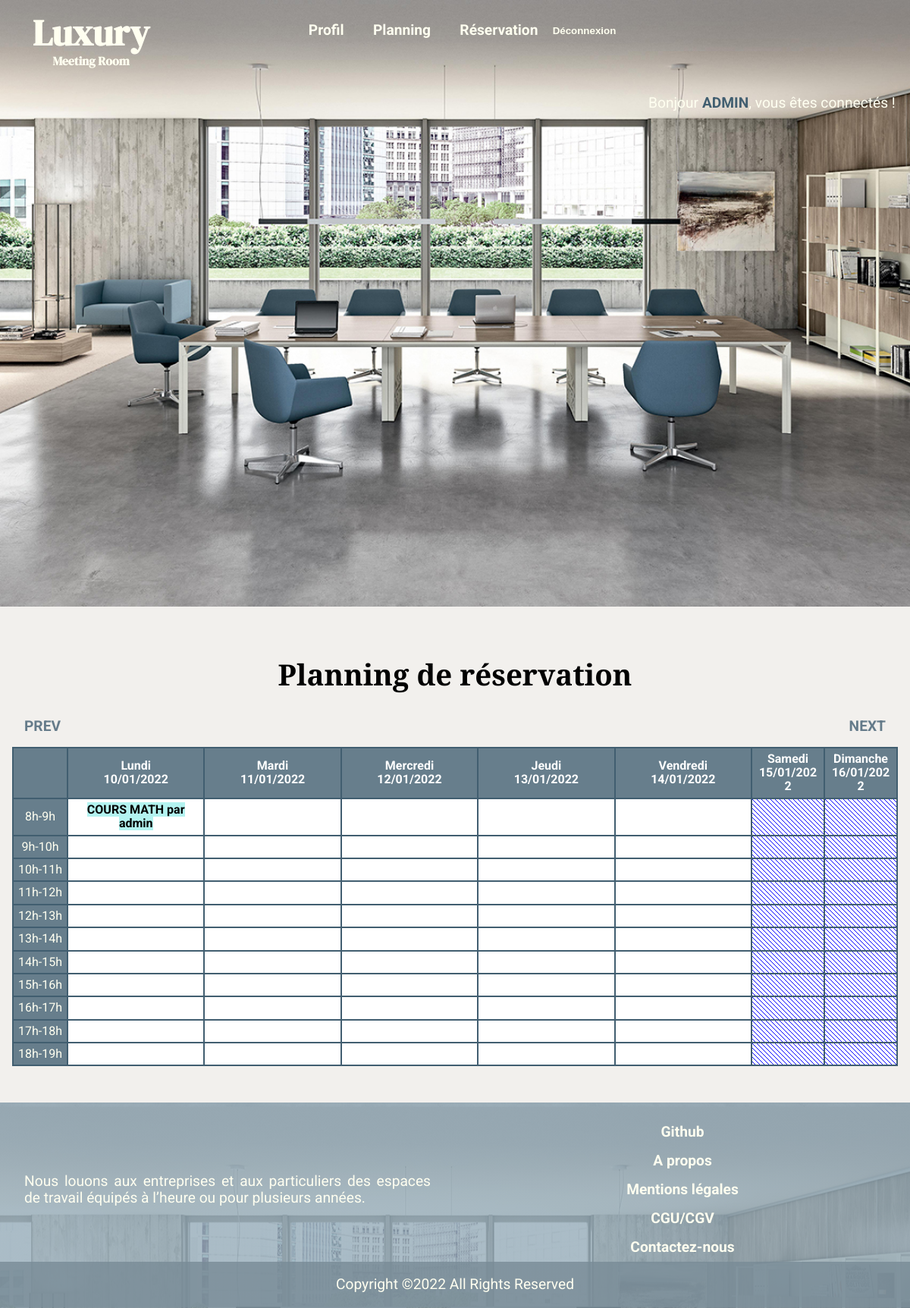
Page /view/planning.php (signed in) on the earlier database version.
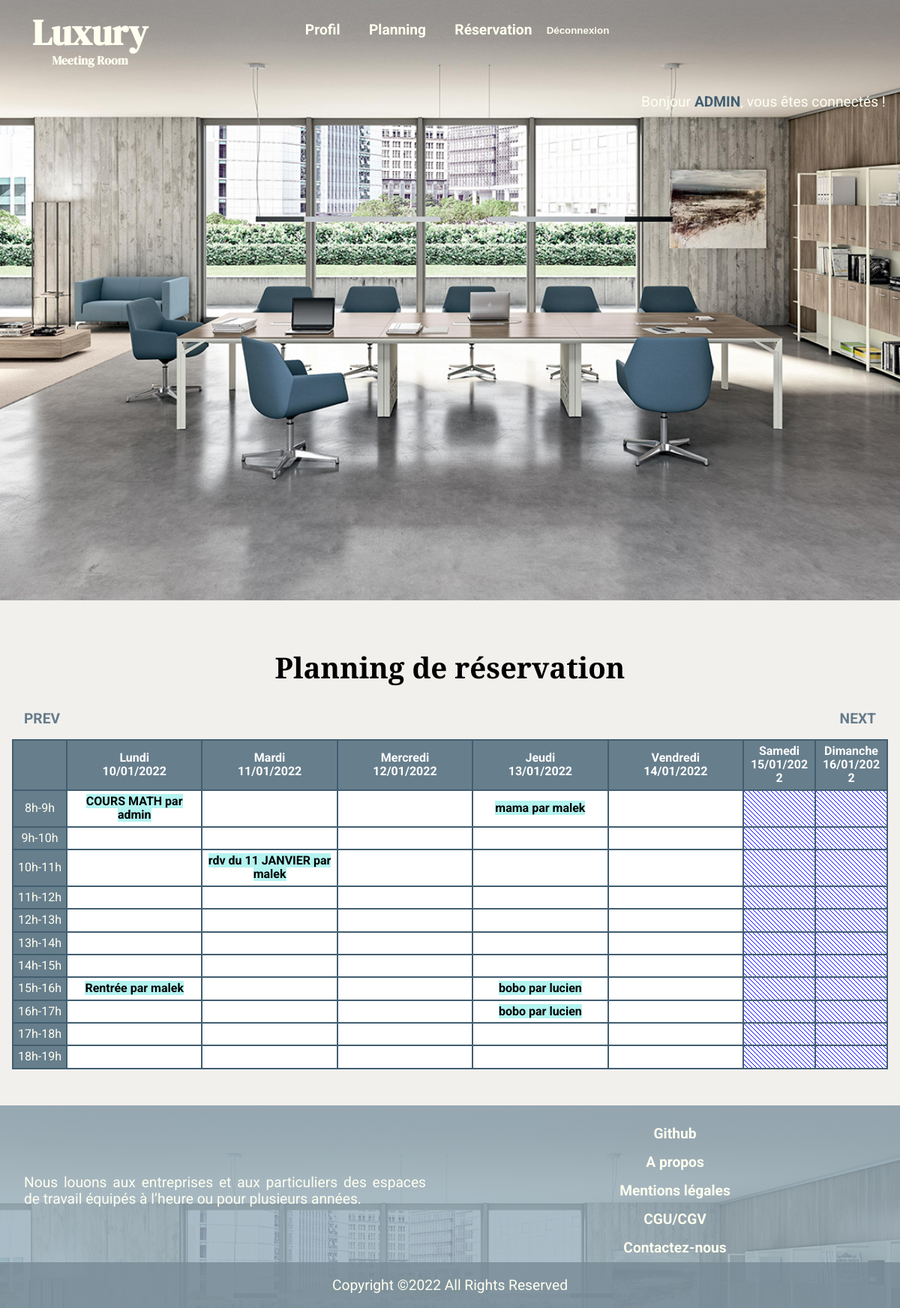
Same page on the later database version.
### tables this page shows
CREATE TABLE IF NOT EXISTS `reservations` (
  `id` int(11) NOT NULL AUTO_INCREMENT,
  `titre` varchar(255) NOT NULL,
  `description` text NOT NULL,
  `debut` datetime NOT NULL,
  `fin` datetime NOT NULL,
  `id_utilisateur` int(11) NOT NULL,
  PRIMARY KEY (`id`)
);

CREATE TABLE IF NOT EXISTS `utilisateurs` (
  `id` int(11) NOT NULL AUTO_INCREMENT,
  `login` varchar(255) NOT NULL,
  `password` varchar(255) NOT NULL,
  PRIMARY KEY (`id`)
);

### traitements/page-traitement/traitement-planning.php (called while the page is built, shortened)
<?php
require ('bdd.php');
if(isset($_GET['week'])) {
    $week = $_GET['week'];
    if($week>0) {
        $req = mysqli_query($bdd, "SELECT debut, fin, titre, login, reservations.id FROM reservations
        INNER JOIN utilisateurs ON reservations.id_utilisateur = utilisateurs.id WHERE WEEK(debut)=WEEK(NOW() + INTERVAL $week WEEK)");
    }
    if($week<0) {
        $newweek = substr($week,1);
        $req = mysqli_query($bdd, "SELECT debut, fin, titre, login, reservations.id FROM reservations
        INNER JOIN utilisateurs ON reservations.id_utilisateur = utilisateurs.id WHERE WEEK(debut)=WEEK(NOW() - INTERVAL $newweek WEEK)");
    }
    elseif($week==0) {
        $req = mysqli_query($bdd, "SELECT debut, fin, titre, login, reservations.id FROM reservations
        INNER JOIN utilisateurs ON reservations.id_utilisateur = utilisateurs.id WHERE WEEK(debut)=WEEK(NOW())");
    }
}
else {
    $req = mysqli_query($bdd, "SELECT debut, fin, titre, login, reservations.id FROM reservations
    INNER JOIN utilisateurs ON reservations.id_utilisateur = utilisateurs.id WHERE WEEK(debut)=WEEK(NOW())");
}
$res = mysqli_fetch_all($req, MYSQLI_ASSOC);
?>

### view/planning.php (the view, shortened to what the changed rows need)
<?php
require ('../traitements/page-traitement/bdd.php');
require ('../traitements/page-traitement/traitement-planning.php');
?>
<!DOCTYPE html>
<html lang="fr">
    <head>
        <link href="../styles/css/css.css" rel="stylesheet">
    </head>
    <body class="body-inscription">
        <main>
            <section class="section-planning">
                <h2>Planning de réservation</h2>
                <table>
                    <thead>
                        <tr>
                            <th></th>
                        <?php
                        if(isset($_GET['week'])){
                            $date = new DateTime("mon this week $week weeks");
                            echo "<th>Lundi<br>".date("d/m/Y", $date->getTimeStamp())."</th>";
                            $date = new DateTime("tue this week $week weeks");
                            echo "<th>Mardi<br>".date("d/m/Y", $date->getTimeStamp())."</th>";
                            $date = new DateTime("wed this week $week weeks");
                            echo "<th>Mercredi<br>".date("d/m/Y", $date->getTimeStamp())."</th>";
                            $date = new DateTime("thu this week $week weeks");
                            echo "<th>Jeudi<br>".date("d/m/Y", $date->getTimeStamp())."</th>";
                            $date = new DateTime("fri this week $week weeks");
                            echo "<th>Vendredi<br>".date("d/m/Y", $date->getTimeStamp())."</th>";
                            $date = new DateTime("sat this week $week week");
                            echo "<th>Samedi<br>".date("d/m/Y", $date->getTimeStamp())."</th>";
                            $date = new DateTime("sun this week $week weeks");
                            echo "<th>Dimanche<br>".date("d/m/Y", $date->getTimeStamp())."</th>";
                        }
                        else {
                            $week = 0;
                            $date = new DateTime("mon this week $week weeks");
                            echo "<th>Lundi<br>".date("d/m/Y", $date->getTimeStamp())."</th>";
                            $date = new DateTime("tue this week $week weeks");
                            echo "<th>Mardi<br>".date("d/m/Y", $date->getTimeStamp())."</th>";
                            $date = new DateTime("wed this week $week weeks");
                            echo "<th>Mercredi<br>".date("d/m/Y", $date->getTimeStamp())."</th>";
                            $date = new DateTime("thu this week $week weeks");
                            echo "<th>Jeudi<br>".date("d/m/Y", $date->getTimeStamp())."</th>";
                            $date = new DateTime("fri this week $week weeks");
                            echo "<th>Vendredi<br>".date("d/m/Y", $date->getTimeStamp())."</th>";
                            $date = new DateTime("sat this week $week week");
                            echo "<th>Samedi<br>".date("d/m/Y", $date->getTimeStamp())."</th>";
                            $date = new DateTime("sun this week $week weeks");
                            echo "<th>Dimanche<br>".date("d/m/Y", $date->getTimeStamp())."</th>";
                        }?>
                        </tr>
                    </thead>
                    <tbody>
                    <?php
                    for($h=8;$h<19;$h++) {
                        echo "<tr><td>".$h."h-".($h+1)."h</td>";
                        for($c=1;$c<=7; $c++) {
                            echo "<td>";
                            foreach ($res as $value) {
                                $date_debut = strtotime($value['debut']);
                                $day_debut = date('N', $date_debut);
                                $heure_debut = date('H', $date_debut);
                                $date_fin = strtotime($value['fin']);
                                $heure_fin = date('H', $date_fin);
                                $heure_debut = intval($heure_debut);
                                $heure_fin = intval($heure_fin);
                                $id_res = $value['id'];
                                if($day_debut==$c && $heure_debut==$h) {
                                    echo "<a class='lien-reserv' href='reservation.php?id=$id_res'>".$value['titre']." par ".$value['login']."</a>";
                                }
                                elseif ($day_debut==$c && $heure_fin>$h && $heure_debut<$h) {
                                    echo "<a class='lien-reserv' href='reservation.php?id=$id_res'>".$value['titre']." par ".$value['login']."</a>";
                                }
                            }
                            echo "</td>";
                        }
                        echo "</tr>";
                    }
                    ?>
                    </tbody>
                </table>
            </section>
        </main>
    </body>
</html>

Differences in the rows shown:
added reservations: titre "mama", id_utilisateur.login "malek"
added reservations: titre "rdv du 11 JANVIER", id_utilisateur.login "malek"
added reservations: titre "Rentrée", id_utilisateur.login "malek"
added reservations: titre "bobo", id_utilisateur.login "lucien"
